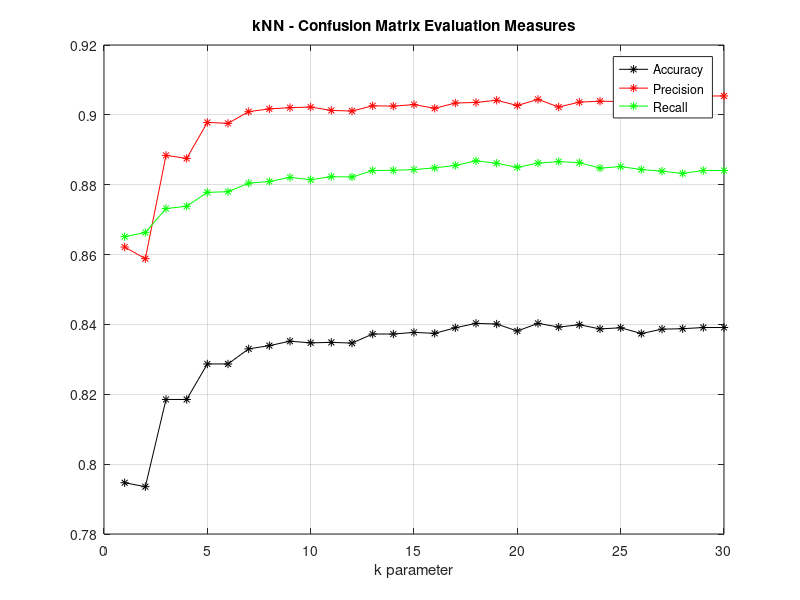

This figure's MATLAB source:
close, clear, clc;

A = [0.794672512289093 0.862163114320944 0.865134776844896;
0.793543244320446 0.858816276202219 0.866293532338308;
0.818519994685798 0.888409371146732 0.873182132963989;
0.818519994685798 0.887528624273384 0.873829344432882;
0.828683406403614 0.897833362691562 0.877809351588737;
0.828683406403614 0.897569138629558 0.878004652364952;
0.833001195695496 0.900915976748282 0.880444138405922;
0.83393118108144 0.901708648934296 0.880915505076579;
0.835193304105221 0.902060947683636 0.882094565498234;
0.834728311412249 0.902237097058305 0.881431767337808;
0.834861166467384 0.901268275497622 0.882307294361097;
0.834661883884682 0.901092126122952 0.882210916616366;
0.837252557459811 0.902589395807645 0.884057971014493;
0.837252557459811 0.90250132112031 0.884124245038827;
0.837717550152783 0.902941694556984 0.884326748900198;
0.837451840042514 0.901884798308966 0.884818111120712;
0.839046100704132 0.903382067993659 0.885521885521885;
0.840308223727913 0.903558217368328 0.886843015214384;
0.840108941145211 0.904174740179672 0.886145878290893;
0.838116115318188 0.90267747049498 0.884984025559105;
0.840308223727913 0.904438964241677 0.886175353814291;
0.839245383286834 0.902237097058305 0.886619352605158;
0.839909658562508 0.903646292055663 0.886316516931583;
0.838713963066295 0.903910516117668 0.884741379310345;
0.839046100704132 0.903822441430333 0.885189338393858;
0.837385412514946 0.902413246432975 0.884343172794752;
0.838647535538727 0.904967412365686 0.883870967741936;
0.838780390593862 0.906024308613704 0.883231733493604;
0.839112528231699 0.90540778580236 0.884072927416581;
0.839112528231699 0.90540778580236 0.884072927416581];

accuracy = A(:,1);
precision = A(:,2);
recall = A(:,3);
k = 1:30;

set(gcf,'color','w');
plot(k,accuracy,'-k*',k,precision,'-r*',k,recall,'-g*'), grid on;
xlabel('k parameter'), title('kNN - Confusion Matrix Evaluation Measures');
legend('Accuracy','Precision','Recall');